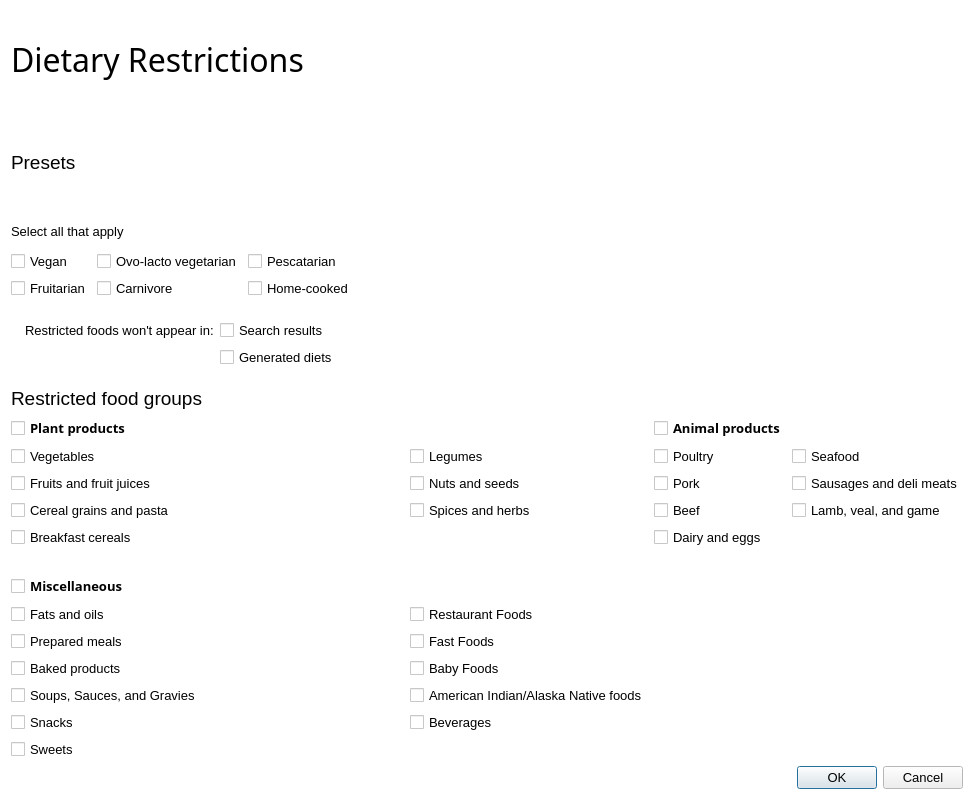
<?xml version="1.0" encoding="UTF-8"?>
<ui version="4.0">
 <class>Dialog</class>
 <widget class="QDialog" name="Dialog">
  <property name="geometry">
   <rect>
    <x>0</x>
    <y>0</y>
    <width>974</width>
    <height>800</height>
   </rect>
  </property>
  <property name="palette">
   <palette>
    <active>
     <colorrole role="Base">
      <brush brushstyle="SolidPattern">
       <color alpha="255">
        <red>255</red>
        <green>255</green>
        <blue>255</blue>
       </color>
      </brush>
     </colorrole>
     <colorrole role="Window">
      <brush brushstyle="SolidPattern">
       <color alpha="255">
        <red>255</red>
        <green>255</green>
        <blue>255</blue>
       </color>
      </brush>
     </colorrole>
    </active>
    <inactive>
     <colorrole role="Base">
      <brush brushstyle="SolidPattern">
       <color alpha="255">
        <red>255</red>
        <green>255</green>
        <blue>255</blue>
       </color>
      </brush>
     </colorrole>
     <colorrole role="Window">
      <brush brushstyle="SolidPattern">
       <color alpha="255">
        <red>255</red>
        <green>255</green>
        <blue>255</blue>
       </color>
      </brush>
     </colorrole>
    </inactive>
    <disabled>
     <colorrole role="Base">
      <brush brushstyle="SolidPattern">
       <color alpha="255">
        <red>255</red>
        <green>255</green>
        <blue>255</blue>
       </color>
      </brush>
     </colorrole>
     <colorrole role="Window">
      <brush brushstyle="SolidPattern">
       <color alpha="255">
        <red>255</red>
        <green>255</green>
        <blue>255</blue>
       </color>
      </brush>
     </colorrole>
    </disabled>
   </palette>
  </property>
  <property name="font">
   <font>
    <family>Segoe UI</family>
    <pointsize>10</pointsize>
   </font>
  </property>
  <property name="windowTitle">
   <string>Dialog</string>
  </property>
  <layout class="QVBoxLayout" name="verticalLayout_3">
   <item>
    <layout class="QHBoxLayout" name="horizontalLayout_2">
     <item>
      <layout class="QVBoxLayout" name="verticalLayout_2">
       <item>
        <widget class="QLabel" name="label">
         <property name="font">
          <font>
           <family>Segoe UI Semilight</family>
           <pointsize>24</pointsize>
          </font>
         </property>
         <property name="text">
          <string>Dietary Restrictions</string>
         </property>
        </widget>
       </item>
       <item>
        <widget class="QLabel" name="label_2">
         <property name="font">
          <font>
           <family>Segoe UI</family>
           <pointsize>14</pointsize>
           <weight>50</weight>
           <bold>false</bold>
          </font>
         </property>
         <property name="text">
          <string>Presets</string>
         </property>
        </widget>
       </item>
       <item>
        <layout class="QVBoxLayout" name="verticalLayout">
         <item>
          <widget class="QLabel" name="label_5">
           <property name="font">
            <font>
             <family>Segoe UI</family>
             <pointsize>10</pointsize>
             <weight>50</weight>
             <bold>false</bold>
            </font>
           </property>
           <property name="text">
            <string>Select all that apply</string>
           </property>
          </widget>
         </item>
         <item>
          <layout class="QGridLayout" name="gridLayout_2">
           <item row="1" column="2">
            <widget class="QCheckBox" name="checkBox_8">
             <property name="text">
              <string>Home-cooked</string>
             </property>
            </widget>
           </item>
           <item row="0" column="2">
            <widget class="QCheckBox" name="checkBox_62">
             <property name="text">
              <string>Pescatarian</string>
             </property>
            </widget>
           </item>
           <item row="1" column="0">
            <widget class="QCheckBox" name="checkBox_5">
             <property name="text">
              <string>Fruitarian</string>
             </property>
            </widget>
           </item>
           <item row="0" column="1">
            <widget class="QCheckBox" name="checkBox_2">
             <property name="text">
              <string>Ovo-lacto vegetarian</string>
             </property>
            </widget>
           </item>
           <item row="1" column="1">
            <widget class="QCheckBox" name="checkBox_7">
             <property name="text">
              <string>Carnivore</string>
             </property>
            </widget>
           </item>
           <item row="0" column="0">
            <widget class="QCheckBox" name="checkBox">
             <property name="text">
              <string>Vegan</string>
             </property>
            </widget>
           </item>
           <item row="2" column="1">
            <spacer name="verticalSpacer_3">
             <property name="orientation">
              <enum>Qt::Vertical</enum>
             </property>
             <property name="sizeType">
              <enum>QSizePolicy::Fixed</enum>
             </property>
             <property name="sizeHint" stdset="0">
              <size>
               <width>20</width>
               <height>15</height>
              </size>
             </property>
            </spacer>
           </item>
          </layout>
         </item>
        </layout>
       </item>
       <item>
        <layout class="QGridLayout" name="gridLayout_3">
         <item row="0" column="0">
          <widget class="QLabel" name="label_36">
           <property name="sizePolicy">
            <sizepolicy hsizetype="Fixed" vsizetype="Fixed">
             <horstretch>0</horstretch>
             <verstretch>0</verstretch>
            </sizepolicy>
           </property>
           <property name="text">
            <string/>
           </property>
           <property name="pixmap">
            <pixmap>images/info-outline.svg</pixmap>
           </property>
           <property name="scaledContents">
            <bool>true</bool>
           </property>
          </widget>
         </item>
         <item row="0" column="1">
          <widget class="QLabel" name="label_35">
           <property name="text">
            <string>Restricted foods won't appear in:</string>
           </property>
          </widget>
         </item>
         <item row="0" column="2">
          <widget class="QCheckBox" name="checkBox_3">
           <property name="text">
            <string>Search results</string>
           </property>
          </widget>
         </item>
         <item row="1" column="1">
          <spacer name="verticalSpacer">
           <property name="orientation">
            <enum>Qt::Vertical</enum>
           </property>
           <property name="sizeType">
            <enum>QSizePolicy::Fixed</enum>
           </property>
           <property name="sizeHint" stdset="0">
            <size>
             <width>20</width>
             <height>21</height>
            </size>
           </property>
          </spacer>
         </item>
         <item row="1" column="2">
          <widget class="QCheckBox" name="checkBox_9">
           <property name="text">
            <string>Generated diets</string>
           </property>
          </widget>
         </item>
        </layout>
       </item>
      </layout>
     </item>
     <item>
      <spacer name="horizontalSpacer_2">
       <property name="orientation">
        <enum>Qt::Horizontal</enum>
       </property>
       <property name="sizeHint" stdset="0">
        <size>
         <width>40</width>
         <height>20</height>
        </size>
       </property>
      </spacer>
     </item>
    </layout>
   </item>
   <item>
    <spacer name="verticalSpacer_2">
     <property name="orientation">
      <enum>Qt::Vertical</enum>
     </property>
     <property name="sizeType">
      <enum>QSizePolicy::Fixed</enum>
     </property>
     <property name="sizeHint" stdset="0">
      <size>
       <width>20</width>
       <height>13</height>
      </size>
     </property>
    </spacer>
   </item>
   <item>
    <layout class="QGridLayout" name="gridLayout">
     <item row="0" column="0" colspan="2">
      <widget class="QLabel" name="label_3">
       <property name="font">
        <font>
         <family>Segoe UI</family>
         <pointsize>14</pointsize>
         <weight>50</weight>
         <bold>false</bold>
        </font>
       </property>
       <property name="text">
        <string>Restricted food groups</string>
       </property>
      </widget>
     </item>
     <item row="1" column="0">
      <widget class="QCheckBox" name="checkBox_56">
       <property name="font">
        <font>
         <family>Segoe UI Semibold</family>
         <pointsize>10</pointsize>
         <weight>75</weight>
         <bold>true</bold>
        </font>
       </property>
       <property name="layoutDirection">
        <enum>Qt::LeftToRight</enum>
       </property>
       <property name="text">
        <string>Plant products</string>
       </property>
       <property name="tristate">
        <bool>true</bool>
       </property>
      </widget>
     </item>
     <item row="1" column="2">
      <widget class="QCheckBox" name="checkBox_57">
       <property name="font">
        <font>
         <family>Segoe UI Semibold</family>
         <pointsize>10</pointsize>
         <weight>75</weight>
         <bold>true</bold>
        </font>
       </property>
       <property name="layoutDirection">
        <enum>Qt::LeftToRight</enum>
       </property>
       <property name="text">
        <string>Animal products</string>
       </property>
       <property name="tristate">
        <bool>true</bool>
       </property>
      </widget>
     </item>
     <item row="2" column="0">
      <widget class="QCheckBox" name="checkBox_4">
       <property name="font">
        <font>
         <family>Segoe UI</family>
         <pointsize>10</pointsize>
        </font>
       </property>
       <property name="layoutDirection">
        <enum>Qt::LeftToRight</enum>
       </property>
       <property name="text">
        <string>Vegetables</string>
       </property>
       <property name="tristate">
        <bool>false</bool>
       </property>
      </widget>
     </item>
     <item row="2" column="1">
      <widget class="QCheckBox" name="checkBox_11">
       <property name="font">
        <font>
         <family>Segoe UI</family>
         <pointsize>10</pointsize>
        </font>
       </property>
       <property name="layoutDirection">
        <enum>Qt::LeftToRight</enum>
       </property>
       <property name="text">
        <string>Legumes</string>
       </property>
       <property name="tristate">
        <bool>false</bool>
       </property>
      </widget>
     </item>
     <item row="2" column="2">
      <widget class="QCheckBox" name="checkBox_20">
       <property name="font">
        <font>
         <family>Segoe UI</family>
         <pointsize>10</pointsize>
        </font>
       </property>
       <property name="layoutDirection">
        <enum>Qt::LeftToRight</enum>
       </property>
       <property name="text">
        <string>Poultry</string>
       </property>
       <property name="tristate">
        <bool>false</bool>
       </property>
      </widget>
     </item>
     <item row="2" column="3">
      <widget class="QCheckBox" name="checkBox_17">
       <property name="font">
        <font>
         <family>Segoe UI</family>
         <pointsize>10</pointsize>
         <weight>50</weight>
         <bold>false</bold>
        </font>
       </property>
       <property name="layoutDirection">
        <enum>Qt::LeftToRight</enum>
       </property>
       <property name="text">
        <string>Seafood</string>
       </property>
       <property name="tristate">
        <bool>false</bool>
       </property>
      </widget>
     </item>
     <item row="3" column="0">
      <widget class="QCheckBox" name="checkBox_10">
       <property name="font">
        <font>
         <family>Segoe UI</family>
         <pointsize>10</pointsize>
        </font>
       </property>
       <property name="layoutDirection">
        <enum>Qt::LeftToRight</enum>
       </property>
       <property name="autoFillBackground">
        <bool>false</bool>
       </property>
       <property name="text">
        <string>Fruits and fruit juices</string>
       </property>
       <property name="checkable">
        <bool>true</bool>
       </property>
       <property name="tristate">
        <bool>false</bool>
       </property>
      </widget>
     </item>
     <item row="3" column="1">
      <widget class="QCheckBox" name="checkBox_12">
       <property name="font">
        <font>
         <family>Segoe UI</family>
         <pointsize>10</pointsize>
        </font>
       </property>
       <property name="layoutDirection">
        <enum>Qt::LeftToRight</enum>
       </property>
       <property name="text">
        <string>Nuts and seeds</string>
       </property>
       <property name="tristate">
        <bool>false</bool>
       </property>
      </widget>
     </item>
     <item row="3" column="2">
      <widget class="QCheckBox" name="checkBox_21">
       <property name="font">
        <font>
         <family>Segoe UI</family>
         <pointsize>10</pointsize>
        </font>
       </property>
       <property name="layoutDirection">
        <enum>Qt::LeftToRight</enum>
       </property>
       <property name="text">
        <string>Pork</string>
       </property>
       <property name="tristate">
        <bool>false</bool>
       </property>
      </widget>
     </item>
     <item row="3" column="3">
      <widget class="QCheckBox" name="checkBox_22">
       <property name="font">
        <font>
         <family>Segoe UI</family>
         <pointsize>10</pointsize>
        </font>
       </property>
       <property name="layoutDirection">
        <enum>Qt::LeftToRight</enum>
       </property>
       <property name="text">
        <string>Sausages and deli meats</string>
       </property>
       <property name="tristate">
        <bool>false</bool>
       </property>
      </widget>
     </item>
     <item row="4" column="0">
      <widget class="QCheckBox" name="checkBox_13">
       <property name="font">
        <font>
         <family>Segoe UI</family>
         <pointsize>10</pointsize>
        </font>
       </property>
       <property name="layoutDirection">
        <enum>Qt::LeftToRight</enum>
       </property>
       <property name="text">
        <string>Cereal grains and pasta</string>
       </property>
       <property name="tristate">
        <bool>false</bool>
       </property>
      </widget>
     </item>
     <item row="4" column="1">
      <widget class="QCheckBox" name="checkBox_15">
       <property name="font">
        <font>
         <family>Segoe UI</family>
         <pointsize>10</pointsize>
        </font>
       </property>
       <property name="layoutDirection">
        <enum>Qt::LeftToRight</enum>
       </property>
       <property name="text">
        <string>Spices and herbs</string>
       </property>
       <property name="tristate">
        <bool>false</bool>
       </property>
      </widget>
     </item>
     <item row="4" column="2">
      <widget class="QCheckBox" name="checkBox_19">
       <property name="font">
        <font>
         <family>Segoe UI</family>
         <pointsize>10</pointsize>
        </font>
       </property>
       <property name="layoutDirection">
        <enum>Qt::LeftToRight</enum>
       </property>
       <property name="text">
        <string>Beef</string>
       </property>
       <property name="tristate">
        <bool>false</bool>
       </property>
      </widget>
     </item>
     <item row="4" column="3">
      <widget class="QCheckBox" name="checkBox_23">
       <property name="font">
        <font>
         <family>Segoe UI</family>
         <pointsize>10</pointsize>
        </font>
       </property>
       <property name="layoutDirection">
        <enum>Qt::LeftToRight</enum>
       </property>
       <property name="text">
        <string>Lamb, veal, and game</string>
       </property>
       <property name="tristate">
        <bool>false</bool>
       </property>
      </widget>
     </item>
     <item row="5" column="0">
      <widget class="QCheckBox" name="checkBox_37">
       <property name="font">
        <font>
         <family>Segoe UI</family>
         <pointsize>10</pointsize>
        </font>
       </property>
       <property name="layoutDirection">
        <enum>Qt::LeftToRight</enum>
       </property>
       <property name="text">
        <string>Breakfast cereals</string>
       </property>
       <property name="tristate">
        <bool>false</bool>
       </property>
      </widget>
     </item>
     <item row="5" column="2">
      <widget class="QCheckBox" name="checkBox_16">
       <property name="font">
        <font>
         <family>Segoe UI</family>
         <pointsize>10</pointsize>
         <weight>50</weight>
         <bold>false</bold>
        </font>
       </property>
       <property name="layoutDirection">
        <enum>Qt::LeftToRight</enum>
       </property>
       <property name="text">
        <string>Dairy and eggs</string>
       </property>
       <property name="tristate">
        <bool>false</bool>
       </property>
      </widget>
     </item>
     <item row="6" column="0">
      <spacer name="horizontalSpacer">
       <property name="orientation">
        <enum>Qt::Horizontal</enum>
       </property>
       <property name="sizeHint" stdset="0">
        <size>
         <width>40</width>
         <height>20</height>
        </size>
       </property>
      </spacer>
     </item>
     <item row="7" column="0">
      <widget class="QCheckBox" name="checkBox_24">
       <property name="font">
        <font>
         <family>Segoe UI Semibold</family>
         <pointsize>10</pointsize>
         <weight>75</weight>
         <bold>true</bold>
        </font>
       </property>
       <property name="layoutDirection">
        <enum>Qt::LeftToRight</enum>
       </property>
       <property name="text">
        <string>Miscellaneous</string>
       </property>
       <property name="tristate">
        <bool>true</bool>
       </property>
      </widget>
     </item>
     <item row="8" column="0">
      <widget class="QCheckBox" name="checkBox_25">
       <property name="font">
        <font>
         <family>Segoe UI</family>
         <pointsize>10</pointsize>
        </font>
       </property>
       <property name="layoutDirection">
        <enum>Qt::LeftToRight</enum>
       </property>
       <property name="text">
        <string>Fats and oils</string>
       </property>
       <property name="tristate">
        <bool>false</bool>
       </property>
      </widget>
     </item>
     <item row="8" column="1">
      <widget class="QCheckBox" name="checkBox_30">
       <property name="font">
        <font>
         <family>Segoe UI</family>
         <pointsize>10</pointsize>
        </font>
       </property>
       <property name="layoutDirection">
        <enum>Qt::LeftToRight</enum>
       </property>
       <property name="text">
        <string>Restaurant Foods</string>
       </property>
       <property name="tristate">
        <bool>false</bool>
       </property>
      </widget>
     </item>
     <item row="9" column="0">
      <widget class="QCheckBox" name="checkBox_29">
       <property name="font">
        <font>
         <family>Segoe UI</family>
         <pointsize>10</pointsize>
        </font>
       </property>
       <property name="layoutDirection">
        <enum>Qt::LeftToRight</enum>
       </property>
       <property name="text">
        <string>Prepared meals</string>
       </property>
       <property name="tristate">
        <bool>false</bool>
       </property>
      </widget>
     </item>
     <item row="9" column="1">
      <widget class="QCheckBox" name="checkBox_31">
       <property name="font">
        <font>
         <family>Segoe UI</family>
         <pointsize>10</pointsize>
        </font>
       </property>
       <property name="layoutDirection">
        <enum>Qt::LeftToRight</enum>
       </property>
       <property name="text">
        <string>Fast Foods</string>
       </property>
       <property name="tristate">
        <bool>false</bool>
       </property>
      </widget>
     </item>
     <item row="10" column="0">
      <widget class="QCheckBox" name="checkBox_28">
       <property name="font">
        <font>
         <family>Segoe UI</family>
         <pointsize>10</pointsize>
        </font>
       </property>
       <property name="layoutDirection">
        <enum>Qt::LeftToRight</enum>
       </property>
       <property name="text">
        <string>Baked products</string>
       </property>
       <property name="tristate">
        <bool>false</bool>
       </property>
      </widget>
     </item>
     <item row="10" column="1">
      <widget class="QCheckBox" name="checkBox_32">
       <property name="font">
        <font>
         <family>Segoe UI</family>
         <pointsize>10</pointsize>
        </font>
       </property>
       <property name="layoutDirection">
        <enum>Qt::LeftToRight</enum>
       </property>
       <property name="text">
        <string>Baby Foods</string>
       </property>
       <property name="tristate">
        <bool>false</bool>
       </property>
      </widget>
     </item>
     <item row="11" column="0">
      <widget class="QCheckBox" name="checkBox_26">
       <property name="font">
        <font>
         <family>Segoe UI</family>
         <pointsize>10</pointsize>
        </font>
       </property>
       <property name="layoutDirection">
        <enum>Qt::LeftToRight</enum>
       </property>
       <property name="text">
        <string>Soups, Sauces, and Gravies</string>
       </property>
       <property name="tristate">
        <bool>false</bool>
       </property>
      </widget>
     </item>
     <item row="11" column="1">
      <widget class="QCheckBox" name="checkBox_35">
       <property name="font">
        <font>
         <family>Segoe UI</family>
         <pointsize>10</pointsize>
        </font>
       </property>
       <property name="layoutDirection">
        <enum>Qt::LeftToRight</enum>
       </property>
       <property name="text">
        <string>American Indian/Alaska Native foods</string>
       </property>
       <property name="tristate">
        <bool>false</bool>
       </property>
      </widget>
     </item>
     <item row="12" column="0">
      <widget class="QCheckBox" name="checkBox_34">
       <property name="font">
        <font>
         <family>Segoe UI</family>
         <pointsize>10</pointsize>
        </font>
       </property>
       <property name="layoutDirection">
        <enum>Qt::LeftToRight</enum>
       </property>
       <property name="text">
        <string>Snacks</string>
       </property>
       <property name="tristate">
        <bool>false</bool>
       </property>
      </widget>
     </item>
     <item row="12" column="1">
      <widget class="QCheckBox" name="checkBox_27">
       <property name="font">
        <font>
         <family>Segoe UI</family>
         <pointsize>10</pointsize>
        </font>
       </property>
       <property name="layoutDirection">
        <enum>Qt::LeftToRight</enum>
       </property>
       <property name="text">
        <string>Beverages</string>
       </property>
       <property name="tristate">
        <bool>false</bool>
       </property>
      </widget>
     </item>
     <item row="13" column="0">
      <widget class="QCheckBox" name="checkBox_33">
       <property name="font">
        <font>
         <family>Segoe UI</family>
         <pointsize>10</pointsize>
        </font>
       </property>
       <property name="layoutDirection">
        <enum>Qt::LeftToRight</enum>
       </property>
       <property name="text">
        <string>Sweets</string>
       </property>
       <property name="tristate">
        <bool>false</bool>
       </property>
      </widget>
     </item>
    </layout>
   </item>
   <item>
    <layout class="QHBoxLayout" name="horizontalLayout_3">
     <item>
      <spacer name="horizontalSpacer_3">
       <property name="orientation">
        <enum>Qt::Horizontal</enum>
       </property>
       <property name="sizeHint" stdset="0">
        <size>
         <width>40</width>
         <height>20</height>
        </size>
       </property>
      </spacer>
     </item>
     <item>
      <widget class="QDialogButtonBox" name="buttonBox">
       <property name="orientation">
        <enum>Qt::Horizontal</enum>
       </property>
       <property name="standardButtons">
        <set>QDialogButtonBox::Cancel|QDialogButtonBox::Ok</set>
       </property>
      </widget>
     </item>
    </layout>
   </item>
  </layout>
 </widget>
 <resources/>
 <connections/>
</ui>
